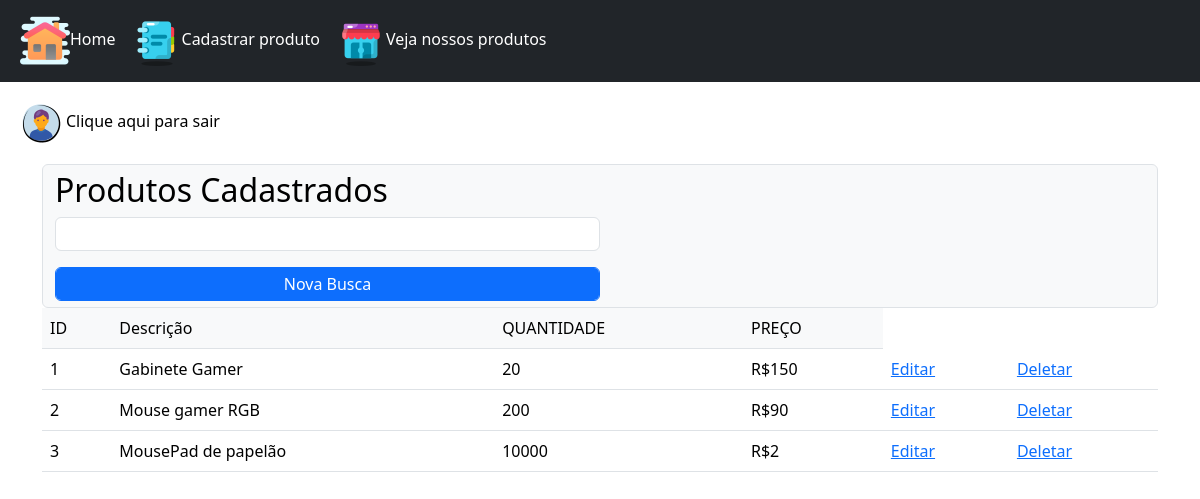
/buscaProduto.php, run on the app's committed database.
### tables this page shows
CREATE TABLE `produtos` (
  `id` int(11) NOT NULL,
  `descricao` varchar(100) NOT NULL,
  `cor` varchar(100) NOT NULL,
  `marca` varchar(100) NOT NULL,
  `modelo` varchar(100) NOT NULL,
  `quantidade` int(11) NOT NULL,
  `preco` float NOT NULL,
  `tipo_dispositivo` varchar(50) NOT NULL,
  `garantia` tinyint(1) NOT NULL,
  `tempo_garantia` int(11) NOT NULL
);

### buscaProduto.php (the view, shortened to what this page needs)
<?php
include("conexao.php");
include("header.php");
if(isset($_POST['busca'])) {
    $busca = $_POST['busca'];
    $sql = "SELECT id, descricao,quantidade,preco,modelo,marca FROM produtos WHERE descricao LIKE ?";
    $stmt = mysqli_prepare($conn, $sql);
    if (!$stmt) {
        die("Erro na preparação da consulta: " . mysqli_error($conn));
    }
    $param = '%' . $busca . '%';
    mysqli_stmt_bind_param($stmt, "s", $param);
    if (mysqli_stmt_execute($stmt)) {
        $result = mysqli_stmt_get_result($stmt);
        if (mysqli_num_rows($result) > 0) {
?>
            <div class="container mt-3">
                <div class="form-control bg-light">
                    <h2 class="text-black">Produtos Encontrados</h2>
                    <form method="POST">
                        <input type="text" name="busca" class="form-control w-50 p-1">
                        <div class="mb-3"></div>
                        <button type="submit" class="w-50 form-control btn btn-primary p-1">Nova Busca</button>
                    </form>
                </div>
                <table class="table">
                    <tr>
                        <td class="bg-light">ID</td>
                        <td class="bg-light">Descrição</td>
                        <td class="bg-light">MARCA</td>
                        <td class="bg-light">MODELO</td>
                        <td class="bg-light">QUANTIDADE</td>
                        <td class="bg-light">PREÇO</td>
                    </tr>
                    <?php
                    while($dados = mysqli_fetch_array($result)) {
                    ?>
                    <tr>
                        <td><?php echo $dados['id']; ?></td>
                        <td><?php echo $dados['descricao']; ?></td>
                        <td><?php echo $dados['marca']; ?></td>
                        <td><?php echo $dados['modelo']; ?></td>
                        <td><?php echo $dados['quantidade']; ?></td>
                        <td>R$<?php echo $dados['preco']; ?></td>
                        <td><a href="editaProduto.php?id=<?php echo $dados['id']; ?>">Editar</a></td>
                        <td><a href="deletaProduto.php?id=<?php echo $dados['id']; ?>">Deletar</a></td>
                    </tr>
                    <?php
                    }
                    ?>
                </table>
            </div>
<?php
        } else {
            echo '<div class="container mt-3"><p>Nenhum produto encontrado.</p></div>';
        }
    } else {
        echo "Erro na execução da consulta: " . mysqli_stmt_error($stmt);
    }
    mysqli_stmt_close($stmt);
} else {
    $sql = "SELECT id, descricao, quantidade, preco, marca,modelo FROM produtos";
    $result = mysqli_query($conn, $sql);
?>
    <div class="container mt-3">
        <div class="form-control bg-light">
            <h2 class="text-black">Produtos Cadastrados</h2>
            <form method="POST">
                <input type="text" name="busca" class="form-control w-50 p-1">
                <button type="submit" class="w-50 form-control btn btn-primary p-1">Nova Busca</button>
            </form>
        </div>
        <table class="table">
            <tr>
                <td class="bg-light">ID</td>
                <td class="bg-light">Descrição</td>
                <td class="bg-light">QUANTIDADE</td>
                <td class="bg-light">PREÇO</td>
            </tr>
            <?php
            while($dados = mysqli_fetch_array($result)) {
            ?>
            <tr>
                <td><?php echo $dados['id']; ?></td>
                <td><?php echo $dados['descricao']; ?></td>
                <td><?php echo $dados['quantidade']; ?></td>
                <td>R$<?php echo $dados['preco']; ?></td>
                <td><a href="editaProduto.php?id=<?php echo $dados['id']; ?>">Editar</a></td>
                <td><a href="deletaProduto.php?id=<?php echo $dados['id']; ?>">Deletar</a></td>
            </tr>
            <?php
            }
            ?>
        </table>
    </div>
<?php
}
?>

### header.php (shortened to what this page needs)
<!DOCTYPE html>
<html lang="en">
<head>
    <link href="https://cdn.jsdelivr.net/npm/bootstrap@5.3.2/dist/css/bootstrap.min.css" rel="stylesheet"
>
</head>
<body>
    <header>
        <nav class="navbar navbar-expand-sm bg-dark">
        <div class="container-fluid">
        <ul class="navbar-nav">
            <li class="nav-item">
                <a href="paginaPrincipal.php" class="nav-link text-white">
                    <img src="./img/iconHome.png"><label>Home</label>
                </a>
            </li>
            <li class="nav-item">
                <a href="formularioCadastroProduto.php" class="nav-link text-white">
                    <img src="./img/iconCadastro.png"><label>Cadastrar produto</label>
                </a>
            </li>
            <li class="nav-item">
                <a href="listaProdutos.php" class="nav-link text-white">
                    <img src="./img/iconLoja.png"><label>Veja nossos produtos</label>
                </a>
            </li>
        </ul>
    </header>
    <a href="login.html" class="nav-link text-white m-3">
                    <img src="./img/iconUsuario.png"><label class="nav-item text-black">Clique aqui para sair</label>
    </a>

### data on the page
produtos: id "1", descricao "Gabinete Gamer", quantidade "20", preco "150"
produtos: id "2", descricao "Mouse gamer RGB", quantidade "200", preco "90"
produtos: id "3", descricao "MousePad de papelão", quantidade "10000", preco "2"
